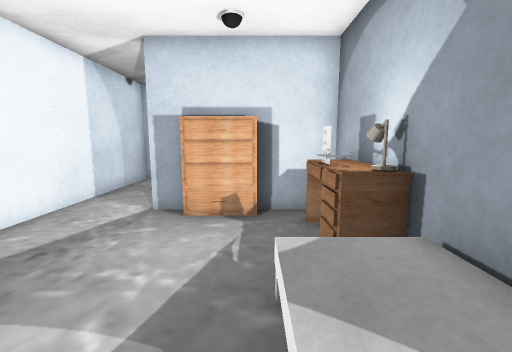
View 1 (above)

12 first-person views from a walk through a scene from a Unity 3-D project. The camera is 1.2 m above the floor, tilts 8° down and sees 90° across. The floor is counted in squares, 0.6 m on a side. Each view is taken from the middle of a square. On the plan, view 1 faces up. The plan holds only what a view shows up to about 16 squares ahead; the rest is blank. The place goes on beyond the plan. The player character is not drawn. Some surface patterns are stand-ins.

View 2
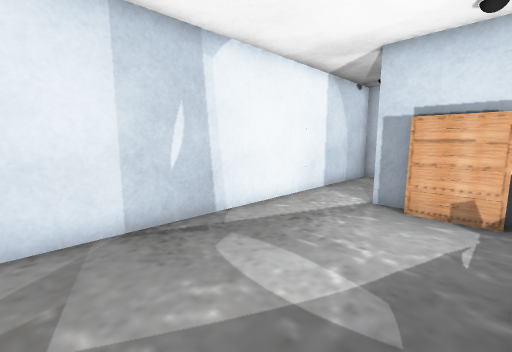

View 3
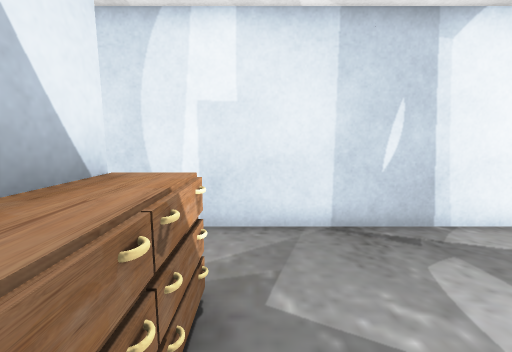

View 4
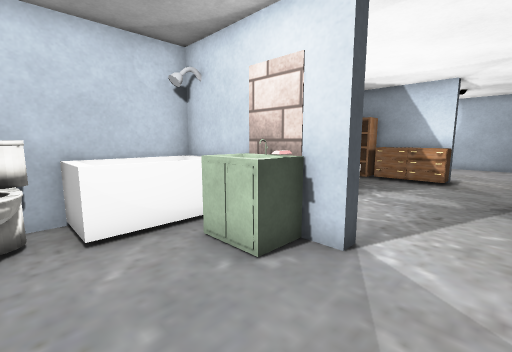

View 5
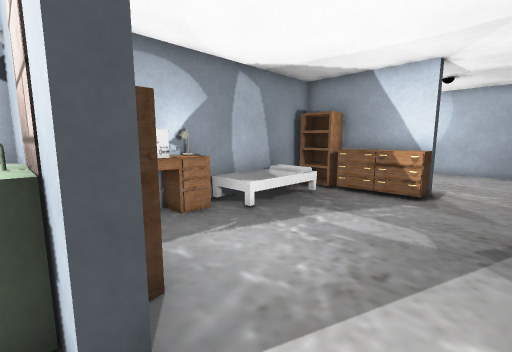

View 6
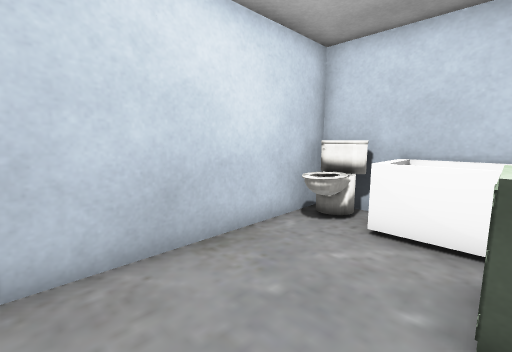

View 7
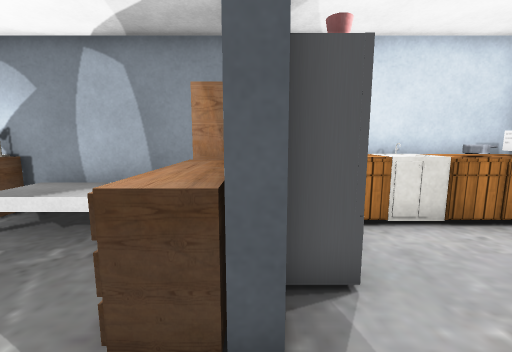

View 8
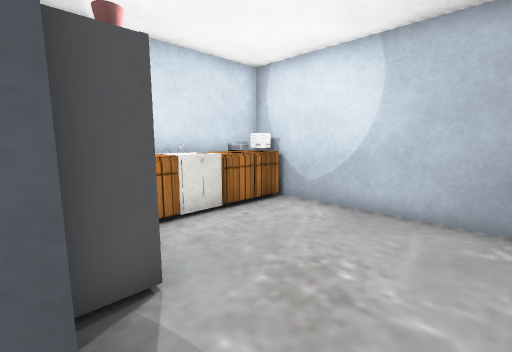

View 9
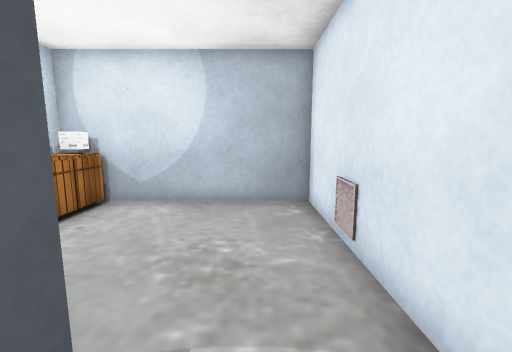

View 10
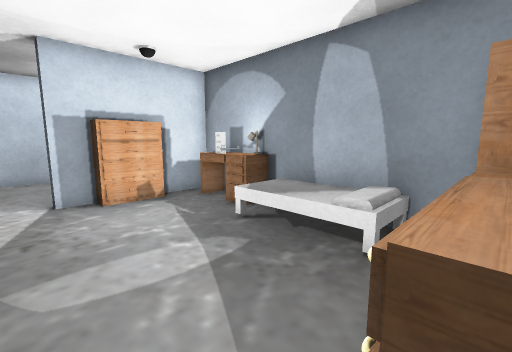

View 11
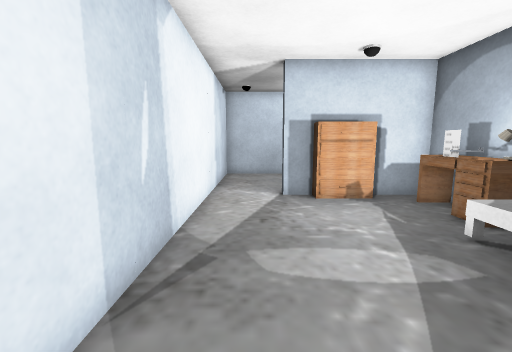

View 12
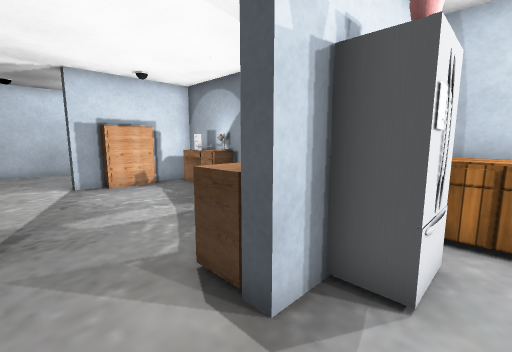

### Floor plan
Key: @ floor where view 1 was taken; # wall or solid block; . floor; = window, fence, low wall or low ledge; ^ raised ledge; R dresser; E desk; L lamp; T toilet; S sink; F fridge; C counter; N vent; O other object.
Columns run from 6 left of view 1 to 2 right of it. Each row starts with its distance up from view 1.
 13 #########
 12 #.....TT#
 11 #.....==#
 10 #.....==#
  9 #...SS###
  8 #..#OS###
  7 #..##R###
  6 #......EE
  5 #......EE
  4 #......EL
  3 #......O#
  2 #......O#
  1 #......O#
  0 #.....@O#
 -1 #.......#
 -2 #..R^^R##
 -3 #..######
 -4 #...#F#CC
 -5 #......CC
 -6 #......S#
 -7 N......SS
 -8 #......CC
 -9 #......CC
-10 #########

Positions as (right, up) in squares from view 1, and headings:
1: (0, 0), facing up
2: (0, -1), facing up-left
3: (0, -1), facing left
4: (-5, 12), facing down-right
5: (-5, 8), facing down-right
6: (-5, 9), facing up-right
7: (-5, -3), facing right
8: (-5, -3), facing down-right
9: (-4, -2), facing down
10: (-4, -2), facing up-right
11: (-4, -2), facing up
12: (-5, -5), facing up-right
